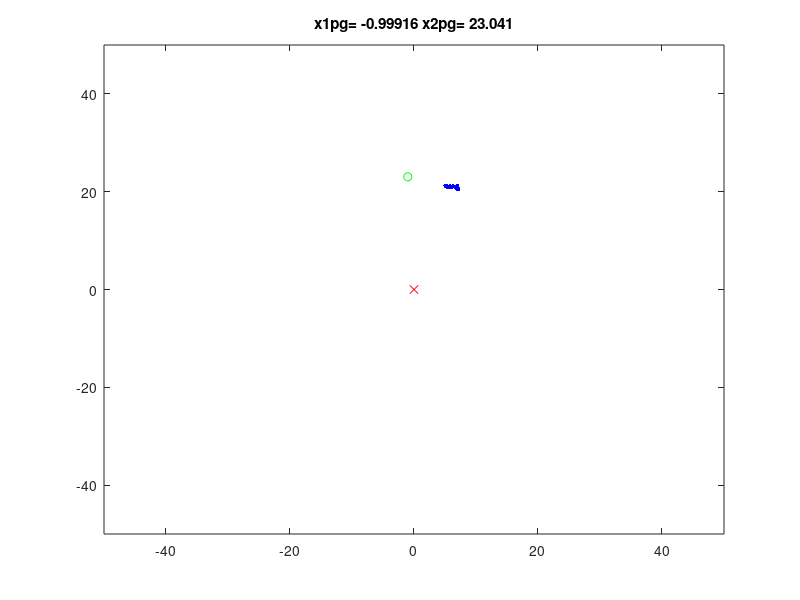

The MATLAB script that drew this image:
clear all;
close all;
clc;

x = -10:0.01:10; %No va debe borrarse
y = 10+x.^2-15*cos(5*x);
np = 100;
x1p = rand(np, 1)+25;
x1pg = 0;
x1pl = x1p;
x2p = rand(np, 1)+40;
x2pg = 0;
x2pl = x2p;
fxpg = 10000000;
fxpl = ones(np, 1)*fxpg;
vx1 = zeros(np, 1);
vx2 = zeros(np, 1);
c1 = 0.5;
c2 = 0.5;
a = 1000;
for d = 1:100
    %Parte iterativa
    %Evaluacion
    fx = -((exp(x1p+1).*(2*x1p-(x1p).^2+1)-2*x1p)./(exp(x1p+1)-1).^2)+a*max(-1-x1p+0.0001,0)+...
        a*max(x1p-5,0);
    [val, ind] = min(fx);
    if val < fxpg
        fxpg = val;
        x1pg = x1p(ind, 1);
        x2pg = x2p(ind, 1);
    end

    for p = 1:np
        if fx(p, 1) < fxpl(p, 1)
            fxpl(p, 1) = fx(p, 1);
            x1pl(p, 1) = x1p(p, 1);
            x2pl(p, 1) = x2p(p, 1);
        end
    end

    plot(x1p,x2p,'b.',0,0,'rx',x1pg,x2pg,'go');
    axis([-50 50 -50 50]);
    title(['x1pg= ' num2str(x1pg) ' x2pg= ' num2str(x2pg)]);
    pause(0.1);

    vx1 = vx1 + c1*rand()*(x1pl-x1p) + c2*rand()*(x1pg-x1p);
    vx2 = vx2 + c1*rand()*(x2pl-x2p) + c2*rand()*(x2pg-x2p);
    x1p = vx1 + x1p;
    x2p = vx2 + x2p;
end

y = ((exp(x1p+1).*(2*x1p-(x1p).^2+1)-2*x1p)./(exp(x1p+1)-1).^2)


